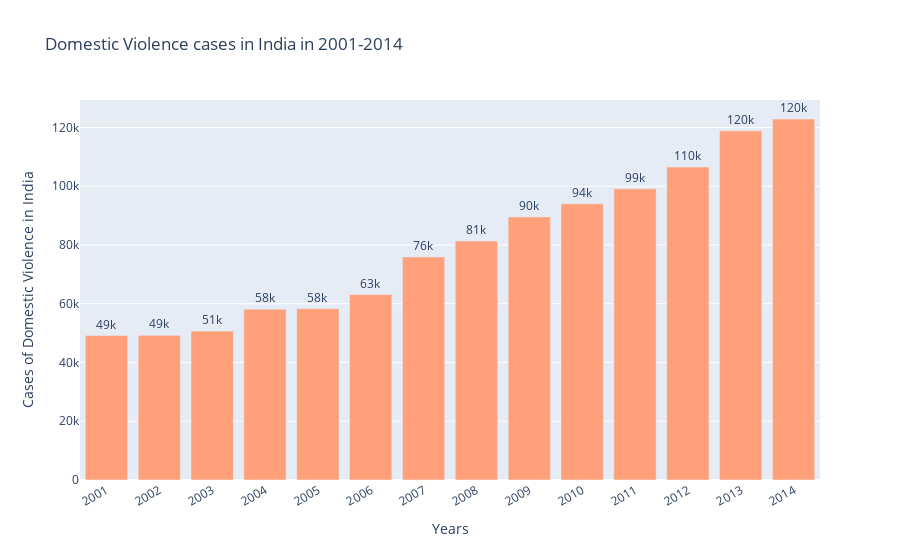

Notebook code cell kept with this figure:
### Markdown cell above
Assualt to modesty had a spike of more than 60%.

### Code cell
plot_figure("Domestic Violence cases in India in 2001-2014","Cruelty by Husband or his Relatives","Cases of Domestic Violence in India", color='lightsalmon')

### Figure 1 — Plotly figure (JSON) as saved in the notebook; plotly's stock layout.template omitted (floating-point values rounded to 4 significant figures)
{"data": [{"marker": {"color": "lightsalmon"}, "text": [49170, 49237, 50703, 58121, 58319, 63128, 75930, 81344, 89546, 94041, 99135, 106527, 118866, 122877], "textposition": "outside", "texttemplate": "%{text:.2s}", "type": "bar", "x": [2001, 2002, 2003, 2004, 2005, 2006, 2007, 2008, 2009, 2010, 2011, 2012, 2013, 2014], "y": [49170, 49237, 50703, 58121, 58319, 63128, 75930, 81344, 89546, 94041, 99135, 106527, 118866, 122877]}], "layout": {"title": {"text": "Domestic Violence cases in India in 2001-2014"}, "uniformtext": {"minsize": 8, "mode": "show"}, "xaxis": {"tickangle": -30, "tickmode": "linear", "title": {"text": "Years"}}, "yaxis": {"title": {"text": "Cases of Domestic Violence in India"}}}}
